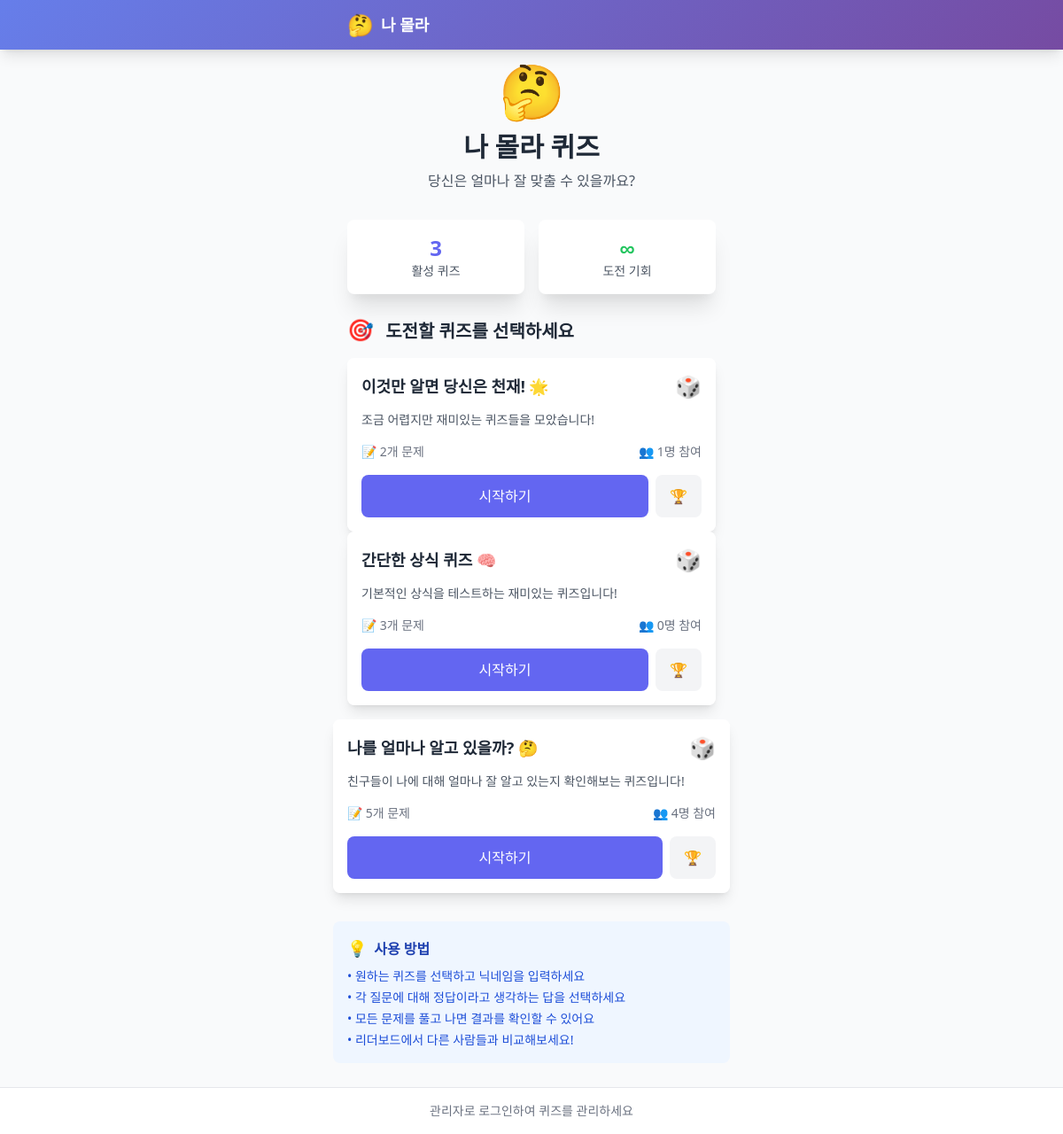
The page / on the database its author committed.
### quiz/models.py (models this page shows, shortened)
class Quiz(models.Model):
    title = models.CharField(max_length=200, verbose_name="퀴즈 제목")
    description = models.TextField(blank=True, verbose_name="설명")
    is_active = models.BooleanField(default=True, verbose_name="활성화")
    created_at = models.DateTimeField(auto_now_add=True)
    updated_at = models.DateTimeField(auto_now=True)
    class Meta:
        verbose_name = "퀴즈"
        verbose_name_plural = "퀴즈 목록"

### quiz/views.py (the view)
# urls.py: 2. Add a URL to urlpatterns:  path('', views.home, name='home')
def home(request):
    active_quizzes = Quiz.objects.filter(is_active=True).order_by('-created_at')
    context = {
        'quizzes': active_quizzes,
        'total_quizzes': active_quizzes.count(),
    }
    return render(request, 'quiz/home.html', context)

### quiz/templates/quiz/home.html (shortened to what this page needs)
{% extends 'quiz/base.html' %}
{% block content %}
<div class="p-4">
    <div class="text-center mb-8 animate-fade-in">
        <div class="mb-4">
            <span class="text-6xl emoji-bounce">🤔</span>
        </div>
        <h1 class="text-3xl font-bold text-gray-800 mb-2">나 몰라 퀴즈</h1>
        <p class="text-gray-600">당신은 얼마나 잘 맞출 수 있을까요?</p>
    </div>
    {% if total_quizzes > 0 %}
    <div class="grid grid-cols-2 gap-4 mb-6">
        <div class="bg-white rounded-lg p-4 text-center card-shadow">
            <div class="text-2xl font-bold text-primary-500">{{ total_quizzes }}</div>
            <div class="text-sm text-gray-600">활성 퀴즈</div>
        </div>
        <div class="bg-white rounded-lg p-4 text-center card-shadow">
            <div class="text-2xl font-bold text-green-500">∞</div>
            <div class="text-sm text-gray-600">도전 기회</div>
        </div>
    </div>
    {% endif %}
    {% if quizzes %}
        <div class="space-y-4">
            <h2 class="text-xl font-semibold text-gray-800 mb-4">
                <span class="text-2xl mr-2">🎯</span>
                도전할 퀴즈를 선택하세요
            </h2>
            {% for quiz in quizzes %}
            <div class="bg-white rounded-lg shadow-lg overflow-hidden touch-feedback animate-fade-in"
                <div class="gradient-quiz p-1">
                    <div class="bg-white rounded-lg p-4">
                        <div class="flex items-center justify-between mb-3">
                            <h3 class="text-lg font-semibold text-gray-800">{{ quiz.title }}</h3>
                            <span class="text-2xl">🎲</span>
                        </div>
                        {% if quiz.description %}
                        <p class="text-gray-600 text-sm mb-4">{{ quiz.description }}</p>
                        {% endif %}
                        <div class="flex items-center justify-between text-sm text-gray-500 mb-4">
                            <span>📝 {{ quiz.questions.count }}개 문제</span>
                            <span>👥 {{ quiz.user_sessions.count }}명 참여</span>
                        </div>
                        <div class="flex space-x-2">
                            <a href="{% url 'quiz:quiz_detail' quiz.id %}"
                               class="flex-1 bg-primary-500 text-white py-3 px-4 rounded-lg text-center font-medium hover:bg-primary-600 transition-colors touch-feedback">
                                시작하기
                            </a>
                            <a href="{% url 'quiz:leaderboard' quiz.id %}"
                               class="bg-gray-100 text-gray-600 py-3 px-4 rounded-lg hover:bg-gray-200 transition-colors touch-feedback">
                                🏆
                            </a>
                        </div>
                    </div>
                </div>
            </div>
            {% endfor %}
    {% endif %}
    <div class="mt-8 bg-blue-50 rounded-lg p-4">
        <h3 class="font-semibold text-blue-800 mb-2">
            <span class="text-lg mr-1">💡</span>
            사용 방법
        </h3>
        <ul class="text-sm text-blue-700 space-y-1">
            <li>• 원하는 퀴즈를 선택하고 닉네임을 입력하세요</li>
            <li>• 각 질문에 대해 정답이라고 생각하는 답을 선택하세요</li>
            <li>• 모든 문제를 풀고 나면 결과를 확인할 수 있어요</li>
            <li>• 리더보드에서 다른 사람들과 비교해보세요!</li>
        </ul>
    </div>
{% endblock %}
{% block bottom_actions %}
{% if user.is_authenticated %}
<a href="{% url 'admin:index' %}"
   class="w-full bg-gray-800 text-white py-3 px-4 rounded-lg text-center font-medium hover:bg-gray-900 transition-colors touch-feedback block">
    <span class="mr-2">⚙️</span>
    퀴즈 관리하기
</a>
{% else %}
<div class="text-center text-gray-500 text-sm">
    <p>관리자로 로그인하여 퀴즈를 관리하세요</p>
</div>
{% endif %}
{% endblock %}

### quiz/templates/quiz/base.html (shortened to what this page needs)
<!DOCTYPE html>
<html lang="ko">
<head>
    <script src="https://cdn.tailwindcss.com"></script>
</head>
<body class="bg-gray-50 min-h-screen">
    <nav class="gradient-bg text-white shadow-lg">
        <div class="max-w-md mx-auto px-4 py-3">
            <div class="flex items-center justify-between">
                <a href="{% url 'quiz:home' %}" class="flex items-center space-x-2 text-white hover:text-gray-200 transition-colors">
                    <span class="text-2xl">🤔</span>
                    <span class="font-bold text-lg">나 몰라</span>
                </a>
            </div>
        </div>
    </nav>
    <main class="max-w-md mx-auto pb-20">
        {% block content %}{% endblock %}
    </main>
    <div class="fixed bottom-0 left-0 right-0 bg-white border-t border-gray-200 p-4">
        <div class="max-w-md mx-auto">
            {% block bottom_actions %}{% endblock %}
        </div>
    </div>
</body>
</html>

### quiz/templates/quiz/base.html (style rules this page uses)
body { -webkit-touch-callout: none; -webkit-user-select: none; -webkit-tap-highlight-color: transparent; overscroll-behavior: none; }
html { scroll-behavior: smooth; }
.touch-feedback { transition: all 0.15s ease; }
.gradient-bg { background: linear-gradient(135deg, #667eea 0%, #764ba2 100%); }
.card-shadow { box-shadow: 0 20px 25px -5px rgba(0, 0, 0, 0.1), 0 10px 10px -5px rgba(0, 0, 0, 0.04); }
.emoji-bounce { animation: bounce 2s infinite; }

### rows shown on the page
Quiz: title "이것만 알면 당신은 천재! 🌟", description "조금 어렵지만 재미있는 퀴즈들을 모았습니다!", questions.count "2", user_sessions.count "1"
Quiz: title "간단한 상식 퀴즈 🧠", description "기본적인 상식을 테스트하는 재미있는 퀴즈입니다!", questions.count "3", user_sessions.count "0"
Quiz: title "나를 얼마나 알고 있을까? 🤔", description "친구들이 나에 대해 얼마나 잘 알고 있는지 확인해보는 퀴즈입니다!", questions.count "5", user_sessions.count "4"

### other values the page prints
{{ total_quizzes }} "3"
